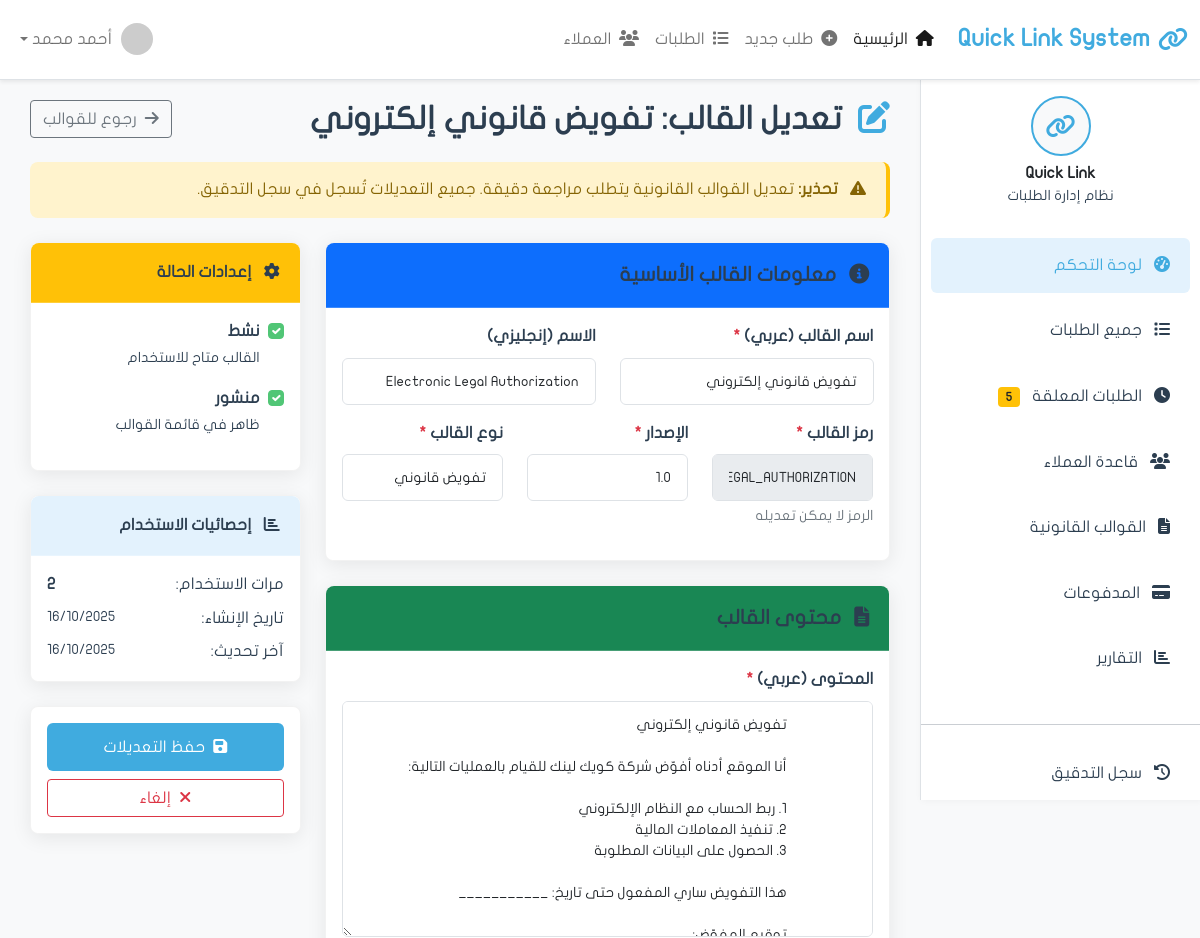
The app's page /templates/4/edit/ (upper part), older data.
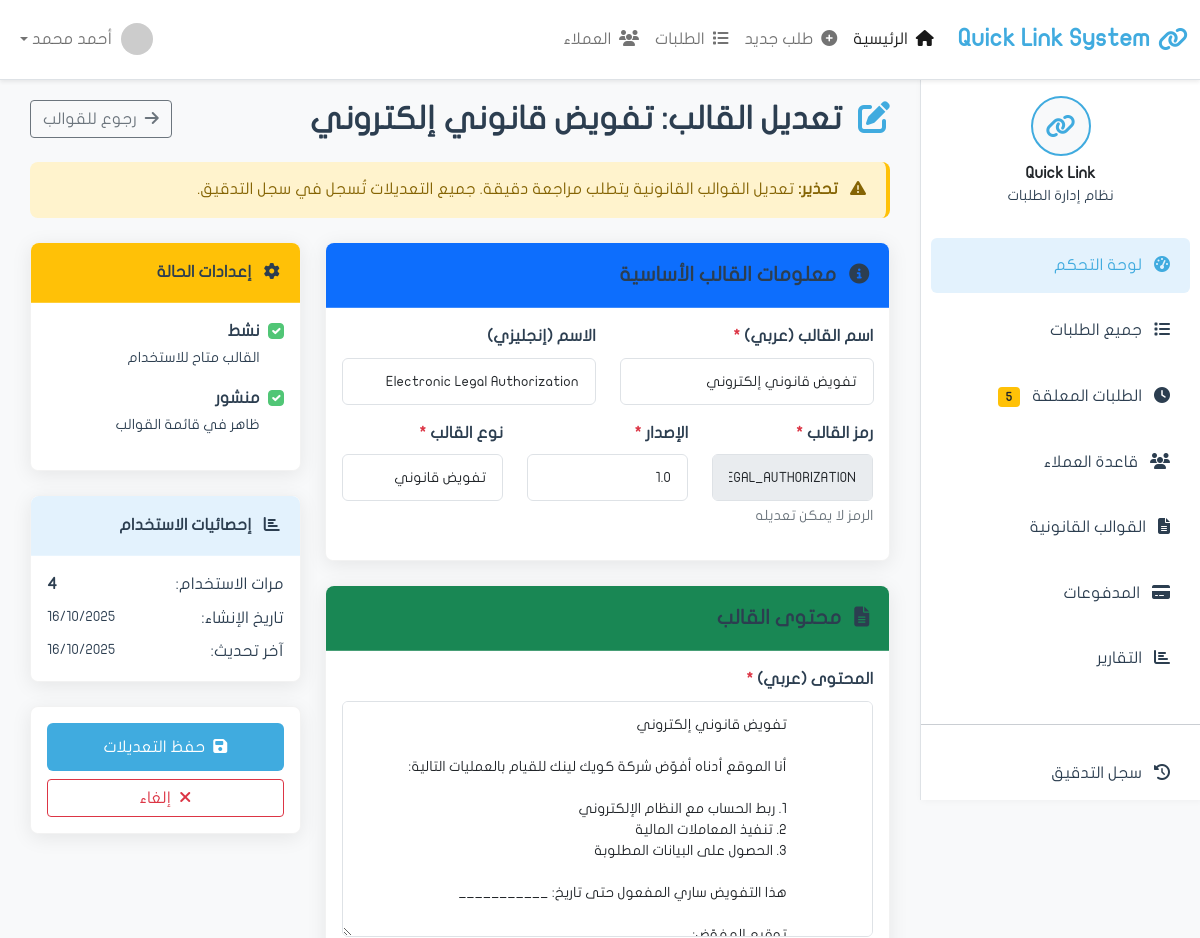
The same page, newer data.
### apps/requests/models.py (models this page shows, shortened)
class Template(models.Model):
    name = models.CharField('اسم القالب', max_length=200)
    name_english = models.CharField('الاسم بالإنجليزية', max_length=200, blank=True)
    code = models.CharField('الرمز', max_length=50, unique=True, editable=False)
    content_arabic = models.TextField('المحتوى بالعربية')
    content_english = models.TextField('المحتوى بالإنجليزية', blank=True)
    version = models.CharField('الإصدار', max_length=20, default='1.0')
    template_type = models.ForeignKey(
        'TemplateType',
        on_delete=models.PROTECT,
        related_name='templates',
        verbose_name='نوع القالب',
        null=True,  # للتوافق المؤقت
        blank=True
    )
    template_type_legacy = models.CharField(
        'نوع القالب (قديم)',
        max_length=100,
        blank=True,
        null=True
    )
    is_active = models.BooleanField('نشط', default=True)
    is_published = models.BooleanField('منشور', default=False)
    file = models.FileField('ملف القالب', upload_to='templates/', blank=True)
    usage_count = models.IntegerField('عدد الاستخدامات', default=0)
    created_at = models.DateTimeField('تاريخ الإنشاء', auto_now_add=True)
    updated_at = models.DateTimeField('آخر تحديث', auto_now=True)
    created_by = models.ForeignKey('auth.User', on_delete=models.SET_NULL, null=True)
    class Meta:
        verbose_name = 'قالب'
        verbose_name_plural = 'القوالب'
        ordering = ['-created_at']

class TemplateType(models.Model):
    name_arabic = models.CharField('الاسم بالعربية', max_length=200)
    name_english = models.CharField('الاسم بالإنجليزية', max_length=200, blank=True)
    code = models.CharField('الرمز', max_length=50, unique=True, editable=False)
    icon = models.CharField('الأيقونة', max_length=50, blank=True, default='fa-file-alt',
                           help_text='مثال: fa-file-alt (اختياري)')
    color = models.CharField('اللون', max_length=20, default='primary',
                            choices=[
                                ('primary', 'أزرق'),
                                ('success', 'أخضر'),
                                ('warning', 'أصفر'),
                                ('info', 'سماوي'),
                                ('danger', 'أحمر'),
                                ('secondary', 'رمادي'),
                                ('dark', 'أسود'),
                                ('light', 'فاتح'),
                            ])
    description = models.TextField('الوصف', blank=True)
    display_order = models.IntegerField('ترتيب العرض', default=0)
    is_active = models.BooleanField('نشط', default=True)
    usage_count = models.IntegerField('عدد الاستخدامات', default=0)
    created_at = models.DateTimeField('تاريخ الإنشاء', auto_now_add=True)
    updated_at = models.DateTimeField('آخر تحديث', auto_now=True)
    class Meta:
        verbose_name = 'نوع قالب'
        verbose_name_plural = 'أنواع القوالب'
        ordering = ['display_order', 'name_arabic']

### apps/requests/views.py (the view, shortened to what this page needs)
# urls.py: path('templates/<int:pk>/edit/', views.template_edit, name='template_edit'),
def template_edit(request, pk):
    from apps.requests.models import TemplateType
    template = get_object_or_404(Template, pk=pk)
    template_types = TemplateType.objects.filter(is_active=True).order_by('display_order')
    context = {
        'page_title': f'تعديل القالب: {template.name}',
        'template': template,
        'template_types': template_types,
    }
    return render(request, 'requests/template_edit.html', context)

### apps/requests/templates/requests/template_edit.html (shortened to what the changed rows need)
{% extends 'base.html' %}
{% load static %}
{% block content %}
            <div class="d-flex justify-content-between align-items-center mb-4">
                <h2 class="mb-0">
                    <i class="fas fa-edit me-2 text-primary"></i>
                    تعديل القالب: {{ template.name }}
                </h2>
                <a href="{% url 'requests:templates_list' %}" class="btn btn-outline-secondary">
                    <i class="fas fa-arrow-right me-1"></i>
                    رجوع للقوالب
                </a>
            </div>
            <form method="post" action="{% url 'requests:template_edit' template.id %}" enctype="multipart/form-data">
                <div class="row">
                    <div class="col-lg-8">
                        <div class="card shadow-custom mb-4">
                            <div class="card-body">
                                <div class="row">
                                    <div class="col-md-6 mb-3">
                                        <label class="form-label">اسم القالب (عربي) <span class="text-danger">*</span></label>
                                        <input type="text" class="form-control" name="name" required
                                               value="{{ template.name }}">
                                    </div>
                                    <div class="col-md-6 mb-3">
                                        <label class="form-label">الاسم (إنجليزي)</label>
                                        <input type="text" class="form-control" name="name_english"
                                               value="{{ template.name_english }}">
                                    </div>
                                </div>
                                <div class="row">
                                    <div class="col-md-4 mb-3">
                                        <label class="form-label">رمز القالب <span class="text-danger">*</span></label>
                                        <input type="text" class="form-control" name="code" required readonly
                                               value="{{ template.code }}">
                                        <div class="form-text">الرمز لا يمكن تعديله</div>
                                    </div>
                                    <div class="col-md-4 mb-3">
                                        <label class="form-label">الإصدار <span class="text-danger">*</span></label>
                                        <input type="text" class="form-control" name="version" required
                                               value="{{ template.version }}">
                                    </div>
                                    <div class="col-md-4 mb-3">
                                        <label class="form-label">نوع القالب <span class="text-danger">*</span></label>
                                        <select class="form-control" name="template_type_id" required>
                                            {% for template_type in template_types %}
                                            <option value="{{ template_type.id }}" {% if template.template_type and template.template_type.id == template_type.id %}selected{% endif %}>
                                                {% if template_type.icon %}
                                                <i class="fas {{ template_type.icon }}"></i>
                                                {% endif %}
                                            </option>
                                            {% endfor %}
                                        </select>
                                    </div>
                                </div>
                            </div>
                        </div>
                        <div class="card shadow-custom mb-4">
                            <div class="card-body">
                                <div class="mb-3">
                                    <label class="form-label">المحتوى (عربي) <span class="text-danger">*</span></label>
                                    <textarea class="form-control" name="content_arabic" rows="10" required>{{ template.content_arabic }}</textarea>
                                </div>
                            </div>
                        </div>
                    </div>
                    <div class="col-lg-4">
                        <div class="card shadow-custom mb-4">
                            <div class="card-body">
                                <div class="form-check mb-3">
                                    <input class="form-check-input" type="checkbox" name="is_active" id="isActive"
                                           {% if template.is_active %}checked{% endif %}>
                                    <label class="form-check-label" for="isActive">
                                        <strong>نشط</strong>
                                        <br><small class="text-muted">القالب متاح للاستخدام</small>
                                    </label>
                                </div>
                                <div class="form-check mb-3">
                                    <input class="form-check-input" type="checkbox" name="is_published" id="isPublished"
                                           {% if template.is_published %}checked{% endif %}>
                                    <label class="form-check-label" for="isPublished">
                                        <strong>منشور</strong>
                                        <br><small class="text-muted">ظاهر في قائمة القوالب</small>
                                    </label>
                                </div>
                            </div>
                        </div>
                        <div class="card shadow-custom mb-4">
                            <div class="card-body">
                                <div class="d-flex justify-content-between mb-2">
                                    <span class="text-muted">مرات الاستخدام:</span>
                                    <strong>{{ template.usage_count|default:0 }}</strong>
                                </div>
                                <div class="d-flex justify-content-between mb-2">
                                    <span class="text-muted">تاريخ الإنشاء:</span>
                                    <small>{{ template.created_at|date:"d/m/Y" }}</small>
                                </div>
                                <div class="d-flex justify-content-between">
                                    <span class="text-muted">آخر تحديث:</span>
                                    <small>{{ template.updated_at|date:"d/m/Y" }}</small>
                                </div>
                            </div>
                        </div>
                    </div>
                </div>
            </form>
{% endblock content %}

Row changes from the older to the newer data that the page shows:
changed Template "تفويض قانوني إلكتروني": usage_count "2" → "4"
